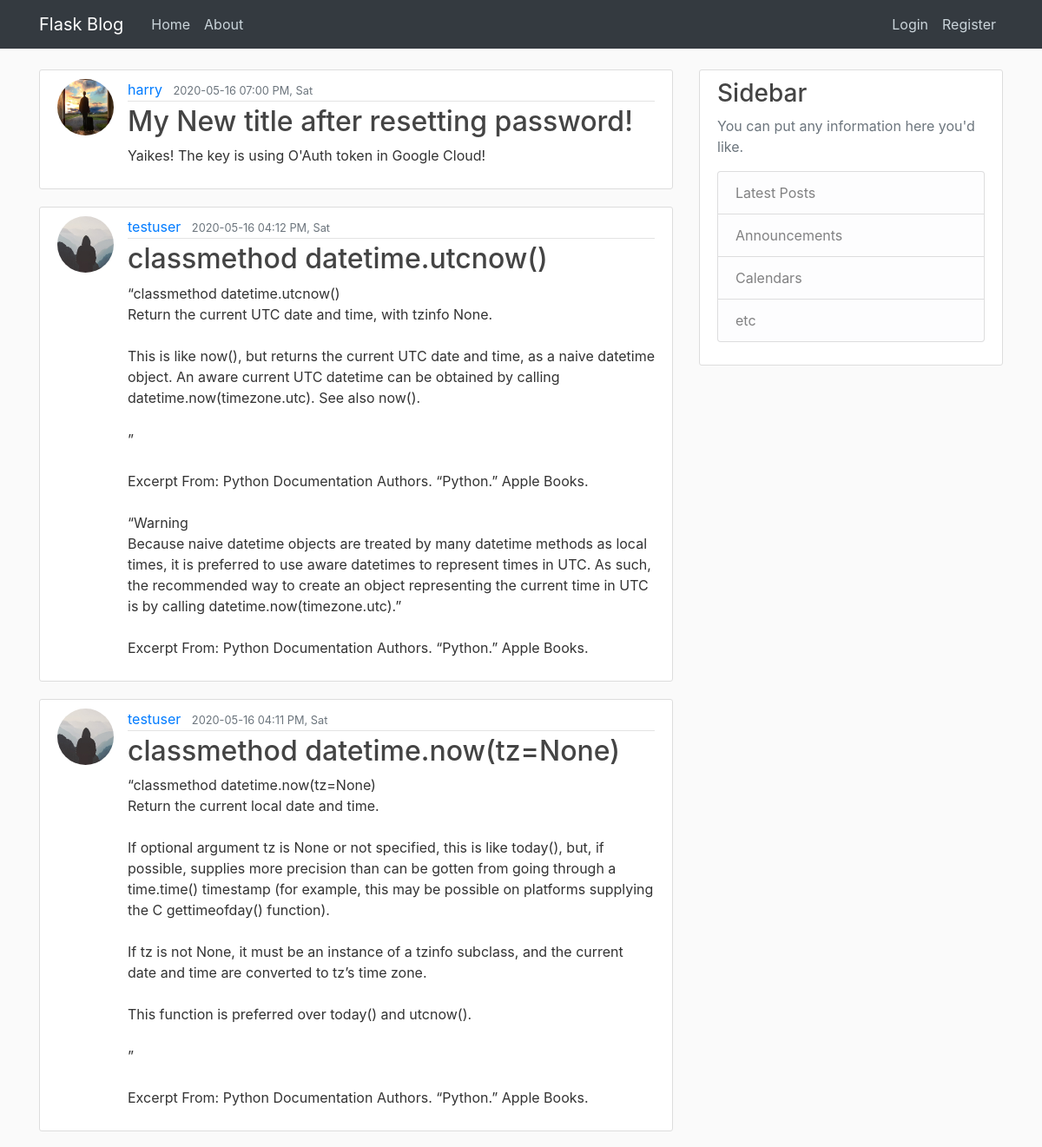
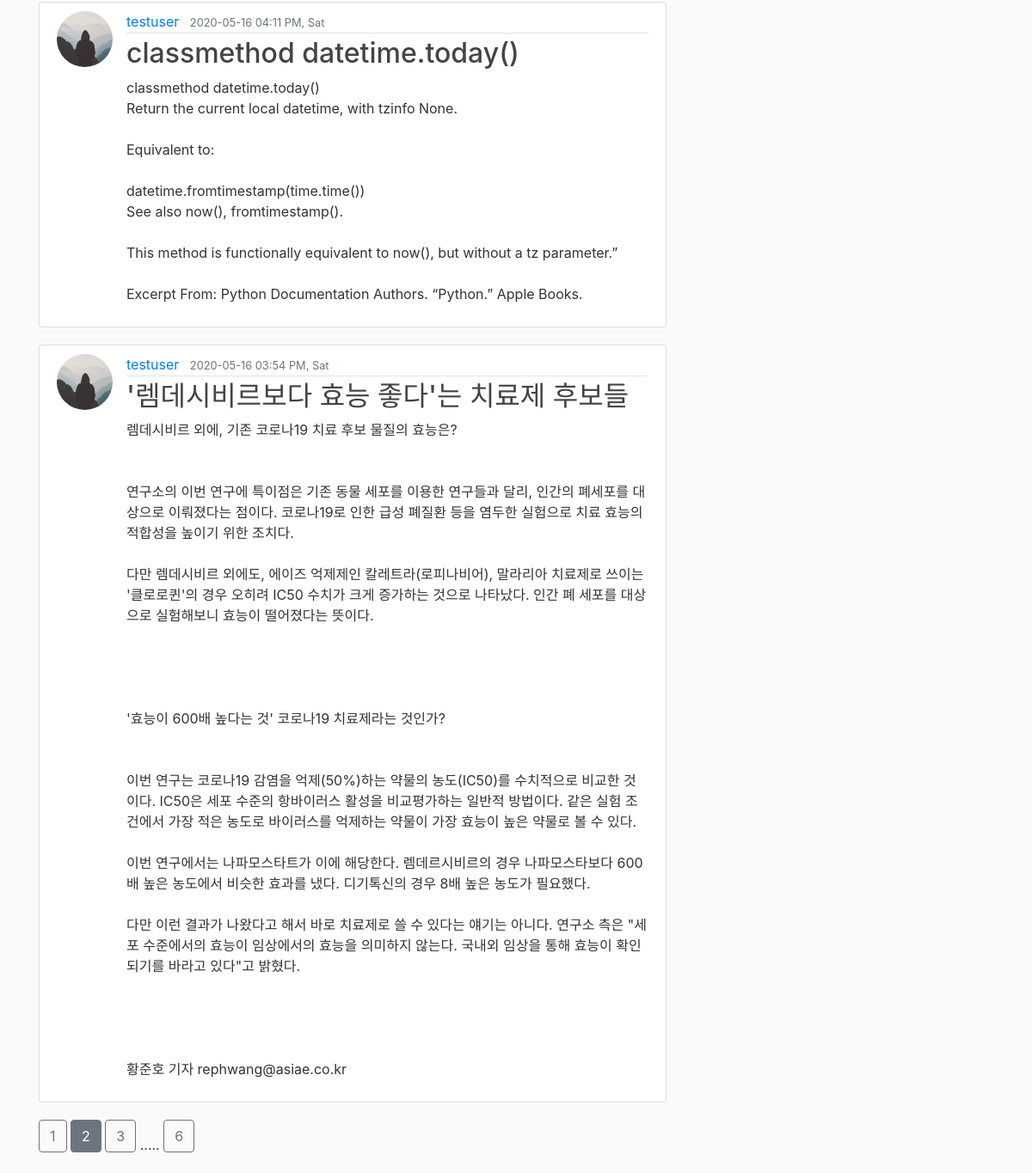
The page /home?page=2 on the database its author committed (2 pictures, top to bottom).
### flaskblog/models.py (models this page shows, shortened)
class Post(db.Model):
    id = db.Column(db.Integer, primary_key=True)
    title = db.Column(db.String(100), nullable=False)
    date_posted = db.Column(db.DateTime, nullable=False, default=datetime.now)
    content = db.Column(db.Text, nullable=False)
    user_id = db.Column(db.Integer, db.ForeignKey('user.id'), nullable=False)

class User(db.Model, UserMixin):
    id = db.Column(db.Integer, primary_key=True)
    username = db.Column(db.String(20), unique=True, nullable=False)
    email = db.Column(db.String(120), unique=True, nullable=False)
    image_file = db.Column(db.String(20), nullable=False, default='default.jpg')
    password = db.Column(db.String(20), nullable=False)
    posts = db.relationship('Post', backref='author', lazy=True)

### flaskblog/main/routes.py (the view)
@main.route('/')
@main.route('/home')
def home():
    page = request.args.get('page', default=1, type=int)
    posts = Post.query.order_by(Post.date_posted.desc()).paginate(page=page, per_page=5)
    return render_template('home.html', posts=posts)

### flaskblog/templates/home.html
{% extends "layout.html" %}
{% block content %}
    {% for post in posts.items %}
<article class="media content-section">
    <img src="{{ url_for('static', filename='profile_pics/' + post.author.image_file) }}" class="rounded-circle article-img" alt="">
  <div class="media-body">
    <div class="article-metadata">
      <a class="mr-2" href="{{ url_for('users.user_posts', username=post.author.username) }}">{{ post.author.username }}</a>
      <small class="text-muted">{{ post.date_posted.strftime('%Y-%m-%d %I:%M %p, %a') }}</small>
    </div>
    <h2><a class="article-title" href="{{ url_for('posts.post', post_id=post.id) }}">{{ post.title }}</a></h2>
    <p class="article-content">{{ post.content }}</p>
  </div>
</article>
    {% endfor %}
    {% for page_num in posts.iter_pages(left_edge=1, right_edge=1, left_current=1, right_current=2) %}
        {% if page_num %}
            {% if posts.page == page_num %}
                <a class="btn btn-secondary mb-4" href="{{ url_for('main.home', page=page_num) }}">{{ page_num }}</a>
            {% else %}
                <a class="btn btn-outline-secondary mb-4" href="{{ url_for('main.home', page=page_num) }}">{{ page_num }}</a>
            {% endif %}
        {% else %}
        .....
        {% endif %}
    {% endfor %}
{% endblock content %}

### flaskblog/static/main.css (style rules this page uses)
body { background: #fafafa; color: #333333; margin-top: 5rem; }
h1, h2, h3, h4, h5, h6 { color: #444444; }
.content-section { background: #ffffff; padding: 10px 20px; border: 1px solid #dddddd; border-radius: 3px; margin-bottom: 20px; }
.article-title { color: #444444; }
.article-content { white-space: pre-line; }
.article-img { height: 65px; width: 65px; margin-right: 16px; }
.article-metadata { padding-bottom: 1px; margin-bottom: 4px; border-bottom: 1px solid #e3e3e3 }

### rows shown on the page
Post: image_file (picture), author.username "harry", date_posted "2020-05-16 07:00 PM, Sat", title "My New title after resetting password!", content "Yaikes! The key is using O'Auth token in Google Cloud!"
Post: image_file (placeholder picture), author.username "testuser", date_posted "2020-05-16 04:12 PM, Sat", title "classmethod datetime.utcnow()", content "“classmethod datetime.utcnow() Return the current UTC date and time, with tzinfo None. This is like now(), but returns the current UTC date and time, as a naive datetime object. An aware current UTC datetime can be obtained by calling datetime.now(timezone.utc). See also now(). ” Excerpt From: Python Documentation Authors. “Python.” Apple Books. “Warning Because naive datetime objects are treated by many datetime methods as local times, it is preferred to use aware datetimes to represent times in UTC. As such, the recommended way to create an object representing the current time in UTC is by calling datetime.now(timezone.utc).” Excerpt From: Python Documentation Authors. “Python.” Apple…"
Post: image_file (placeholder picture), author.username "testuser", date_posted "2020-05-16 04:11 PM, Sat", title "classmethod datetime.now(tz=None)", content "“classmethod datetime.now(tz=None) Return the current local date and time. If optional argument tz is None or not specified, this is like today(), but, if possible, supplies more precision than can be gotten from going through a time.time() timestamp (for example, this may be possible on platforms supplying the C gettimeofday() function). If tz is not None, it must be an instance of a tzinfo subclass, and the current date and time are converted to tz’s time zone. This function is preferred over today() and utcnow(). ” Excerpt From: Python Documentation Authors. “Python.” Apple Books."
Post: image_file (placeholder picture), author.username "testuser", date_posted "2020-05-16 04:11 PM, Sat", title "classmethod datetime.today()", content "classmethod datetime.today() Return the current local datetime, with tzinfo None. Equivalent to: datetime.fromtimestamp(time.time()) See also now(), fromtimestamp(). This method is functionally equivalent to now(), but without a tz parameter.” Excerpt From: Python Documentation Authors. “Python.” Apple Books."
Post: image_file (placeholder picture), author.username "testuser", date_posted "2020-05-16 03:54 PM, Sat", title "'렘데시비르보다 효능 좋다'는 치료제 후보들", content "렘데시비르 외에, 기존 코로나19 치료 후보 물질의 효능은? 연구소의 이번 연구에 특이점은 기존 동물 세포를 이용한 연구들과 달리, 인간의 폐세포를 대상으로 이뤄졌다는 점이다. 코로나19로 인한 급성 폐질환 등을 염두한 실험으로 치료 효능의 적합성을 높이기 위한 조치다. 다만 렘데시비르 외에도, 에이즈 억제제인 칼레트라(로피나비어), 말라리아 치료제로 쓰이는 '클로로퀸'의 경우 오히려 IC50 수치가 크게 증가하는 것으로 나타났다. 인간 폐 세포를 대상으로 실험해보니 효능이 떨어졌다는 뜻이다. '효능이 600배 높다는 것' 코로나19 치료제라는 것인가? 이번 연구는 코로나19 감염을 억제(50%)하는 약물의 농도(IC50)를 수치적으로 비교한 것이다. IC50은 세포 수준의 항바이러스 활성을 비교평가하는 일반적 방법이다. 같은 실험 조건에서 가장 적은 농도로 바이러스를 억제하는 약물이 가장 효능이 높은 약물로 볼 수 있다. 이번 연구에서는 나파모스타트가 이에 해당한다. 렘데르시비르의 경우 나파모스타보다 600배 높은 농도에서 비슷한 효과를 냈다. 디기톡신의 경우 8배 높은 농도가 필요했다. 다만 이런 결과가 나왔다고 해서 바로 치료제로 쓸 수 있다는 얘기는 아니다. 연구소 측은 \"세포 수준에서의 효능이 임상에서의 효능을 의미하지 않는다. 국내외 임상을 통해 효능이 확인되기를 바라고 있다\"고 밝혔다. 황준호 기자…"

### other values the page prints
{{ page_num }} "1" "3" "6"
{{ page_num }} "2"
